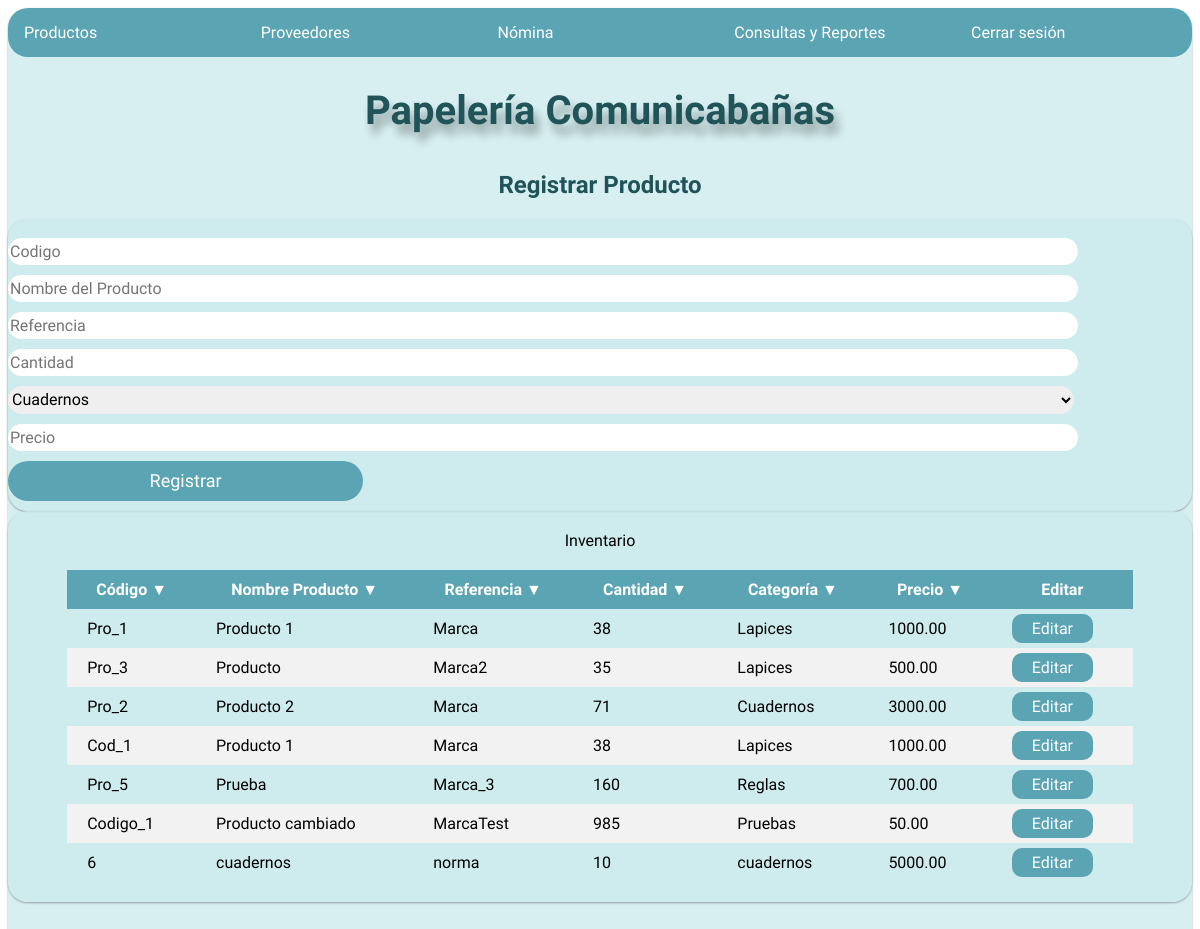
Screenshot of /registrarproducto/ with the database file from the repository.
### Datos/models.py (models this page shows, shortened)
class Producto(models.Model):
    Codigo = models.CharField(max_length=20, primary_key=True)
    Nombre = models.CharField(max_length=50)
    Referencia = models.CharField(max_length=50)
    Categoria = models.CharField(max_length=50)
    Precio = models.DecimalField(max_digits=10, decimal_places=2)
    Existencia = models.IntegerField()

### Datos/views.py (the view, shortened to what this page needs)
# urls.py: path('registrarproducto/', dv.regispro, name= 'regispro'),
def regispro(request):
    if checkLG():
        productos = Producto.objects.all() # SELECT * FROM Producto
        return render(request, 'Regispro.html', {'productos': productos})
    return render(request, 'login.html' )

### Datos/views.py (called while the page is built)
def checkLG():
    empleados = Empleado.objects.all()
    for empleado in empleados:
        if empleado.logged == True:
            return True
    return False

### Papeleria/Templates/Regispro.html (shortened to what this page needs)
{% extends "Base.html" %}
{% load static %}
{% block content %}
<head>
    <link rel="stylesheet" href='{% static "css/Regispro.css" %}'>
</head>
<header style="text-align: center;">
    <h2 class=" subtitle" style=" padding-top: 10px; color:#205459" >Registrar Producto</h2>
</header>
<div class ="row center-xs" >
    <div class="card col-md-3 col-sm-3 col-xs-10 items">
        <br>
        <form action="/registrarproducto/" method = "POST"> {% csrf_token %}
            <input name = "codigo" class="textbox" type="text"required placeholder="Codigo">
            <input name = "nombre" class="textbox" type="text" required placeholder="Nombre del Producto">
            <input name = "ref" class="textbox" type="text" required placeholder="Referencia">
            <input name = "cant" class="textbox" type="number" required placeholder="Cantidad">
            <select name= "cat" class="combo" placeholder="Seleccione categoría">
                <option>Cuadernos</option>
            </select>
            <input name = "price" class="textbox" type="number" required placeholder="Precio">
            <input name = "enviar" class="btn" type="submit" value="Registrar">
        </form>
    </div>
    <div id = "divtable" class="card col-md-7 col-sm-7 col-xs-10  ">
        <table id="tableProductos">
            <caption>Inventario</caption>
            <thead>
                <tr>
                    <th data-numeric = "0" data-column= "0" data-order="desc">Código &#9660</th>
                    <th data-numeric = "0" data-column= "1" data-order="desc">Nombre Producto &#9660</th>
                    <th data-numeric = "0" data-column= "2" data-order="desc">Referencia &#9660</th>
                    <th data-numeric = "1" data-column= "3" data-order="desc">Cantidad &#9660</th>
                    <th data-numeric = "0" data-column= "4" data-order="desc">Categoría &#9660</th>
                    <th data-numeric = "1" data-column= "5" data-order="desc">Precio &#9660</th>
                    <th>Editar</th>
                </tr>
            </thead>
            <tbody>
            {% for producto in productos %}
            <tr>
                <td >{{producto.Codigo}}</td>
                <td >{{ producto.Nombre }}</td>
                <td >{{ producto.Referencia }}</td>
                <td >{{ producto.Existencia }}</td>
                <td >{{ producto.Categoria }}</td>
                <td >{{ producto.Precio }}</td>
                <td class="editbtn"><a class="btn" href="{% url 'actpro' producto.Codigo %}">Editar</a></td>
            </tr>
            {% endfor %}
            </tbody>
        </table>
    </div>
</div>
{% endblock %}

### Papeleria/static/css/StylesProductos.css (style rules this page uses)
body { font-family:'Ubuntu', sans-serif; }
.card { border-radius: 20px; background-color: rgba(204, 235, 237, 0.781); box-shadow: 0 1px 3px rgba(0, 0, 0, 0.12), 0 1px 2px rgba(0, 0, 0, 0.24); }
#divtable { overflow: scroll; width: 100%; }
table { width: 90%; border: 20px darkgray; border-collapse: collapse ; margin-left: 5%; margin-right: 5%; margin-bottom: 20px; }
tr:nth-child(even) { background-color: #f2f2f2; }
td, th { padding-left: 20px; padding-right: 20px; padding-top: 10px; padding-bottom: 10px; width: auto !important; white-space: nowrap; }
th { background-color: #5BA4B3; cursor: pointer; user-select: none; color:white; }

### Papeleria/static/css/Regispro.css (style rules this page uses)
.items input { display: inline-block; font-family: 'Ubuntu', sans-serif; font-size: 16px; margin-bottom: 10px; border:none; outline:none; border-radius: 20px; }
.combo { display: inline-block; font-family: 'Ubuntu', sans-serif; font-size: 16px; margin-bottom: 10px; height:28px; width:90%; border:none; outline:none; border-radius: 20px; }
.items .textbox { height: 25px; width: 90%; }
.items .btn { border-radius: 20px; position: relative; height: 40px; color: white; font-size: 18px; background: #5BA4B3; width: 30%; }
.editbtn .btn { background-color: #5BA4B3; padding-left: 20px; padding-right: 20px; padding-top: 5px; padding-bottom: 5px; border-radius: 10px; color: white; text-decoration: none; }
caption { padding-bottom: 20px; padding-top: 20px; }
#divtable { height: 0.5%; }

### rows the page displays
Producto: Codigo "Pro_1", Nombre "Producto 1", Referencia "Marca", Existencia "38", Categoria "Lapices", Precio "1000.00"
Producto: Codigo "Pro_3", Nombre "Producto", Referencia "Marca2", Existencia "35", Categoria "Lapices", Precio "500.00"
Producto: Codigo "Pro_2", Nombre "Producto 2", Referencia "Marca", Existencia "71", Categoria "Cuadernos", Precio "3000.00"
Producto: Codigo "Cod_1", Nombre "Producto 1", Referencia "Marca", Existencia "38", Categoria "Lapices", Precio "1000.00"
Producto: Codigo "Pro_5", Nombre "Prueba", Referencia "Marca_3", Existencia "160", Categoria "Reglas", Precio "700.00"
Producto: Codigo "Codigo_1", Nombre "Producto cambiado", Referencia "MarcaTest", Existencia "985", Categoria "Pruebas", Precio "50.00"
Producto: Codigo "6", Nombre "cuadernos", Referencia "norma", Existencia "10", Categoria "cuadernos", Precio "5000.00"
